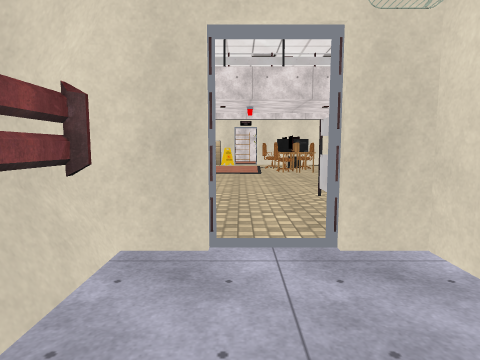
view 1 (above)

18 first-person views from a walk through a scene from a Unity 3-D project. The camera is 1.5 m above the floor, tilts 6° down and sees 75° across. Doors are open. The floor is counted in squares, 1 m on a side. Each view is taken from the middle of a square. On the plan, view 1 faces up. The plan holds only what a view shows up to about 15 squares ahead; the rest is blank. The place goes on beyond the plan. Some animated figures are left out. Some surface patterns are stand-ins.

view 2
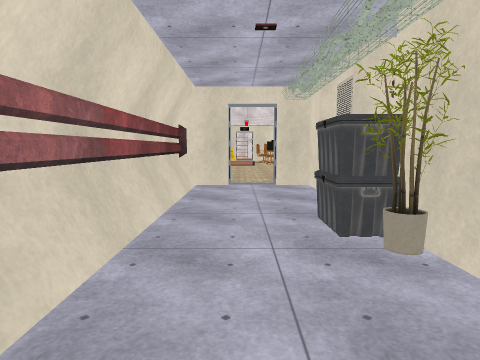

view 3
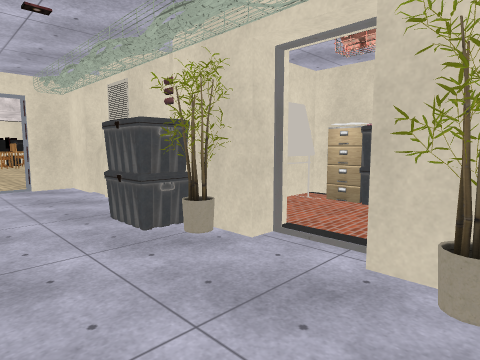

view 4
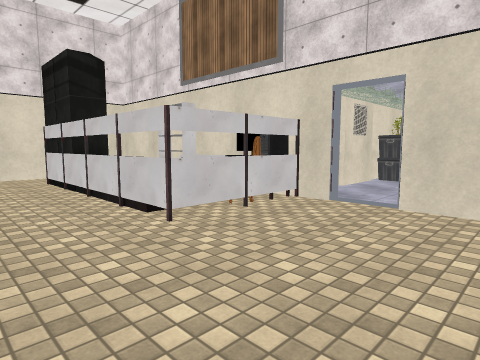

view 5
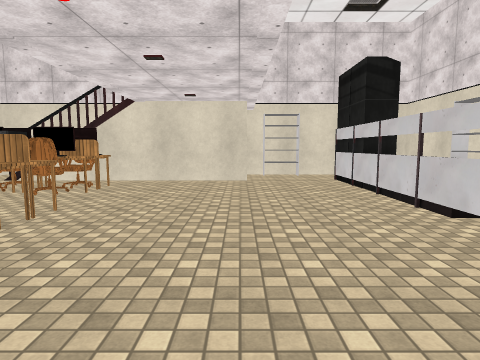

view 6
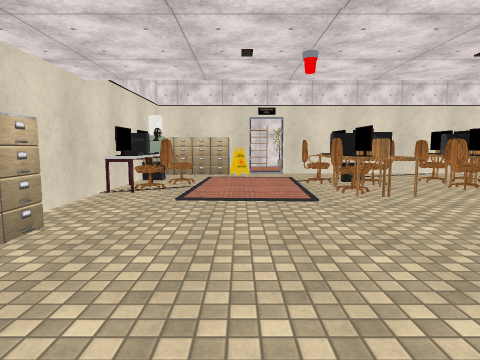

view 7
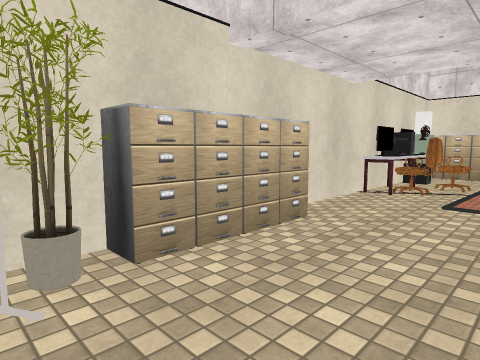

view 8
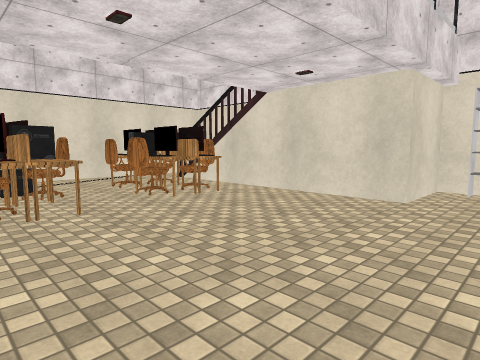

view 9
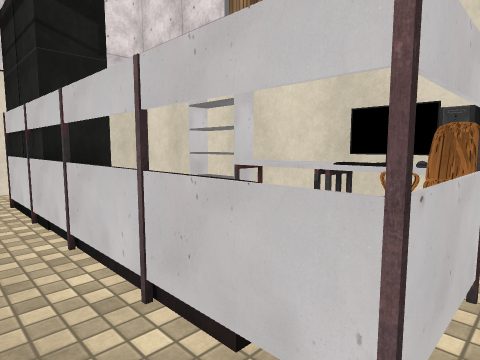

view 10
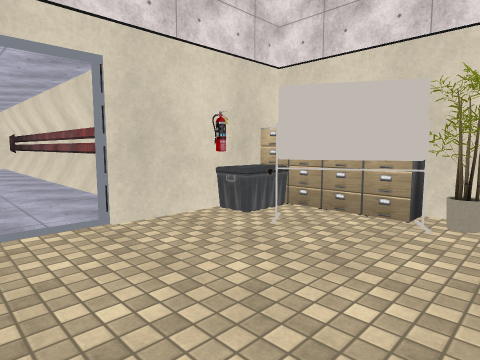

view 11
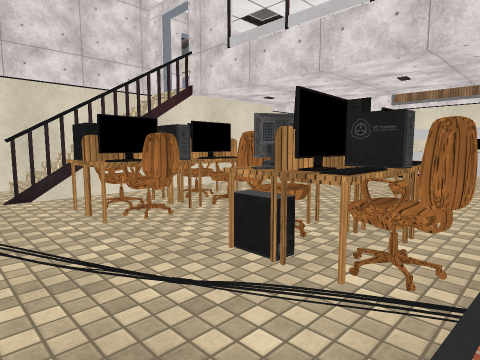

view 12
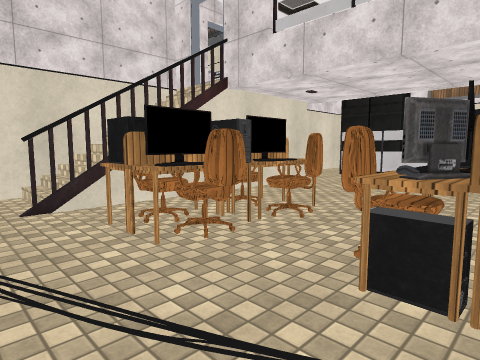

view 13
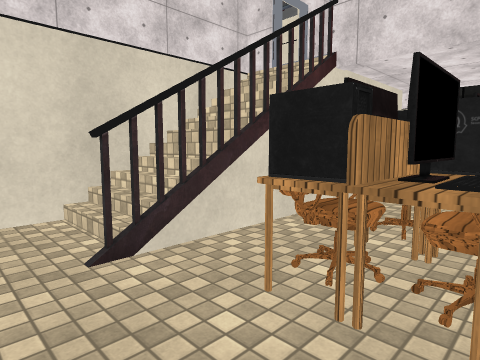

view 14
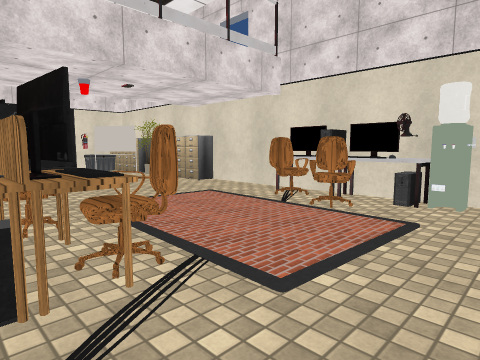

view 15
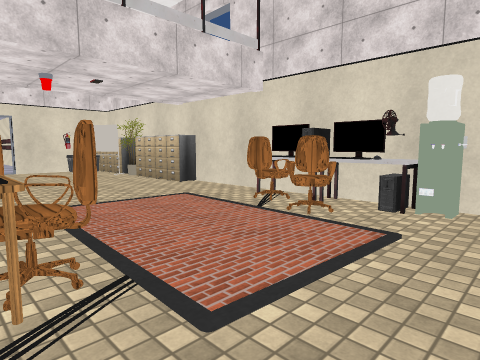

view 16
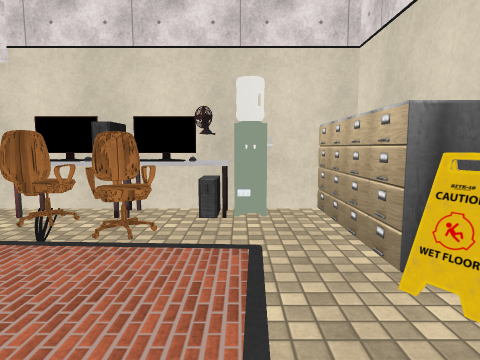

view 17
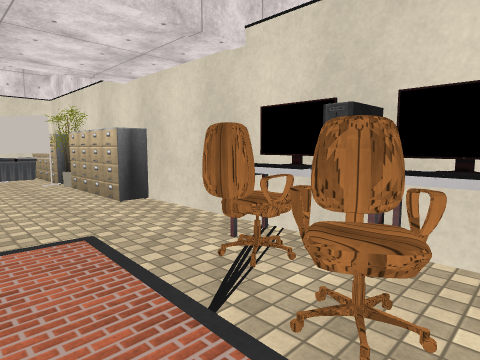

view 18
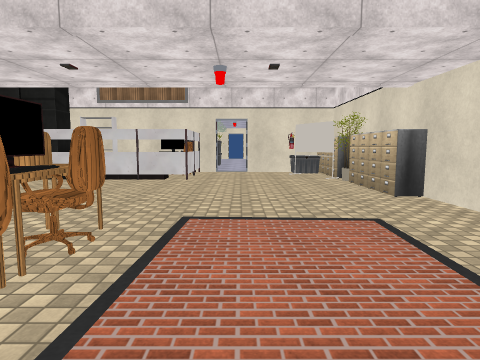

### Floor plan
Key: @ floor where view 1 was taken; # wall or solid block; x gap in a wall; . main floor; : floor 3.75 m higher than the main floor; / step, stairs or slope; D open door; = window, fence, low wall or low ledge; ^ raised ledge; v drop or lower ground; O other object.
Columns run from 6 left of view 1 to 15 right of it. Each row starts with its distance up from view 1.
 26 #OOOOO............
 25 #...................#
 24 #O...............#//#
 23 #O.. . ..OO..OO .v//#
 22 #OOO   .OOOO.OO .x//#
 21 #O..   ..OOO.OOO.x//#
 20 #OO.   ..OO..OOO.x//#
 19 #O..   .OOO..OOO.DD/#
 18 #................DDD#
 17 D................/  D
 16 D................/  D
 15 D................/  DD
 14 OO.............../: #
 13  O..................#
 12  O..................O
 11 #O..................#
 10 #.......#==.........#
  9 #OO.....=.^^^^^### .#
  8  OO.....=.
  7  O.O....#OO
  6  OOO.....OOOOOOO    #
  5  ####DDDD############
  4     #....#
  3     #....#
  2     #....#
  1     #....#
  0     #.@..#
 -1     #....#
 -2     #...O#
 -3     #...O# OOO#
 -4     #....#   OO
 -5     #....D.  OO
 -6     #....D.  OO
 -7      ...O#
 -8      ....

Where each view was taken, in squares from view 1:
view 1: 0 up, 0 right, facing up
view 2: 8 down, 0 right, facing up
view 3: 8 down, 1 left, facing up-right
view 4: 13 up, 3 left, facing down-right
view 5: 14 up, 3 left, facing right
view 6: 9 up, 1 left, facing up
view 7: 9 up, 1 left, facing up-left
view 8: 11 up, 2 right, facing up-right
view 9: 11 up, 2 right, facing down-right
view 10: 11 up, 2 right, facing down-left
view 11: 26 up, 1 right, facing down-right
view 12: 26 up, 3 right, facing down-right
view 13: 26 up, 7 right, facing down-right
view 14: 26 up, 4 right, facing down-left
view 15: 26 up, 3 right, facing down-left
view 16: 24 up, 2 right, facing left
view 17: 23 up, 1 left, facing down-left
view 18: 24 up, 0 right, facing down
